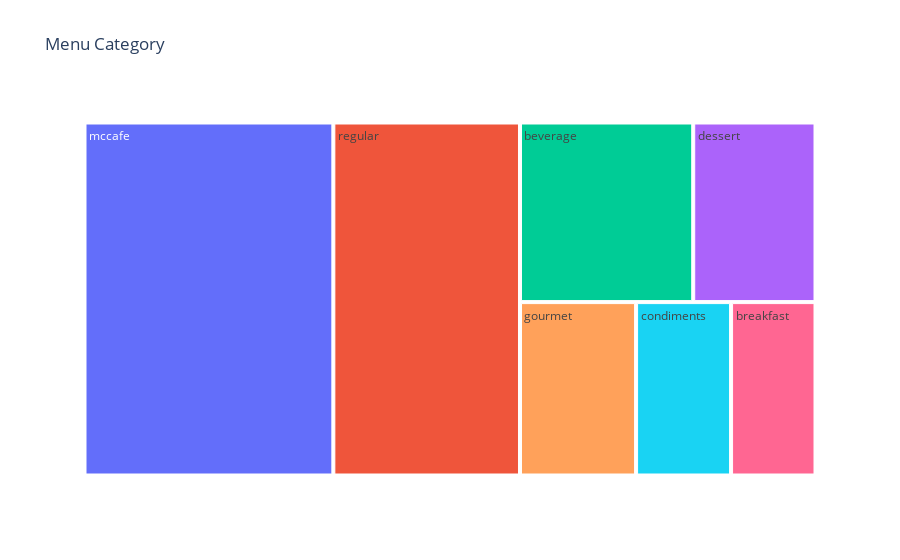

The code cell stored with this chart in its notebook:
### Markdown cell above
## Visualizing the size of different categories

ex_level = df['menu'].value_counts()

### Code cell
# visualizing the sizes of different categories
ex_level = df['menu'].value_counts()
fig = px.treemap(ex_level, path = [ex_level.index], values = ex_level.values, 
                title = 'Menu Category')
fig.show()

### Figure 1 — Plotly figure (JSON) as saved in the notebook; plotly's stock layout.template omitted (floating-point values rounded to 4 significant figures)
{"data": [{"branchvalues": "total", "domain": {"x": [0, 1], "y": [0, 1]}, "hovertemplate": "labels=%{label}<br>value=%{value}<br>parent=%{parent}<br>id=%{id}<extra></extra>", "ids": ["beverage", "breakfast", "condiments", "dessert", "gourmet", "mccafe", "regular"], "labels": ["beverage", "breakfast", "condiments", "dessert", "gourmet", "mccafe", "regular"], "name": "", "parents": ["", "", "", "", "", "", ""], "type": "treemap", "values": [17, 8, 9, 12, 11, 48, 36]}], "layout": {"legend": {"tracegroupgap": 0}, "title": {"text": "Menu Category"}}}
